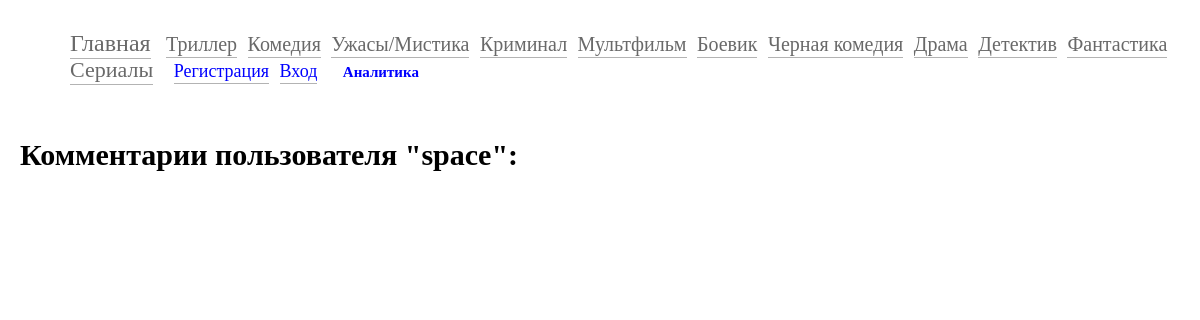
The page /user_profile/1/ on the database its author committed.
### films/models.py (models this page shows)
class Genre(models.Model):
    title = models.CharField(max_length=100, blank=True, verbose_name='Жанр', default='Unknown')
    objects = models.Manager()
    def __str__(self):
        return self.title
    class Meta:
        verbose_name = 'Жанр'
        verbose_name_plural = 'Жанры'

### films/views.py (the view)
# urls.py: path('user_profile/<int:profile_id>/', my_profile, name='my_profile'),
def my_profile(request, profile_id):
    user = User.objects.get(id=profile_id)
    comment = Comment.objects.filter(author_id=profile_id)
    title = f'{user.username}'
    context = {'comment': comment, 'title': title}
    return render(request, 'films/user_profile.html', context=context)

### films/templatetags/genre_tags.py (called while the page is built)
@register.simple_tag()
def get_genre():
    return Genre.objects.all()

### films/templates/films/user_profile.html (shortened to what this page needs)
{% extends "films/index.html" %}
{% block page %}
<div style="margin-left: 20px; font-size: 20px;">
    <h2>Комментарии пользователя "{{ title }}":</h2>
</div>
{% endblock %}

### films/templates/films/index.html (shortened to what this page needs)
<!DOCTYPE html>
{% load genre_tags %}
{% load static %}
<html lang="en">
<head>
    <link rel="stylesheet" type="text/css" href="{% static 'films/css/films.css' %}">
</head>
<body>
    <header class="header">
        <div class="createfilm">
            <a style="margin-right: 10px; font-size: 24px;" href="{% url 'index' %}">Главная</a>
            {% get_genre as genres %}
            {% for genre in genres %}
            <a style="margin-right: 5px; font-size: 20px;" href="{% url 'film_genre' genre_pk=genre.pk %}">{{ genre }}</a>
            {% endfor %}
            <a style="margin-right: 15px;" href="{% url 'show_serials' %}">Сериалы</a>
            {% if request.user.is_authenticated %}
                Привет, {{ user.username }} |
                <a href="{% url 'logout' %}">Выйти</a>
            {% else %}
            <a style="margin-right: 5px; font-size: 18px; color: blue" href="{% url 'register' %}">Регистрация</a>
            <a style="margin-right: 5px; font-size: 18px; color: blue" href="{% url 'login' %}">Вход</a>
            {% endif %}
        <a style="margin-left: 15px; font-size: 15px; color: blue; font-weight: bold; border: none"
                        href="{% url 'analytics' %}">Аналитика</a>
        </div>
        {% block page %}{% endblock %}
</body>
</html>

### films/static/films/css/films.css (style rules this page uses)
body, p, h1 { margin: 0; padding: 0; }
a { color: #696969; text-decoration: none; border-bottom: 1px solid #b3b3b3; padding-bottom: 2px; }
.header { display: block; width: 100%; height: 100%; background-color: white; }
.createfilm { padding: 30px 0 0 70px; font-size: 22px; padding-bottom: 30px; }

### rows shown on the page
Genre: title "Триллер"
Genre: title "Комедия"
Genre: title "Ужасы/Мистика"
Genre: title "Криминал"
Genre: title "Мультфильм"
Genre: title "Боевик"
Genre: title "Черная комедия"
Genre: title "Драма"
Genre: title "Детектив"
Genre: title "Фантастика"

### other values the page prints
{{ title }} "space"
